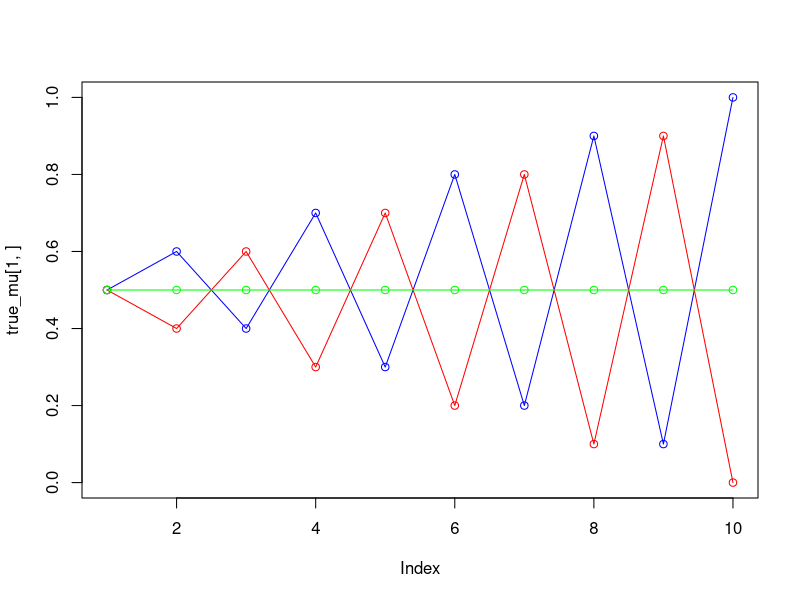
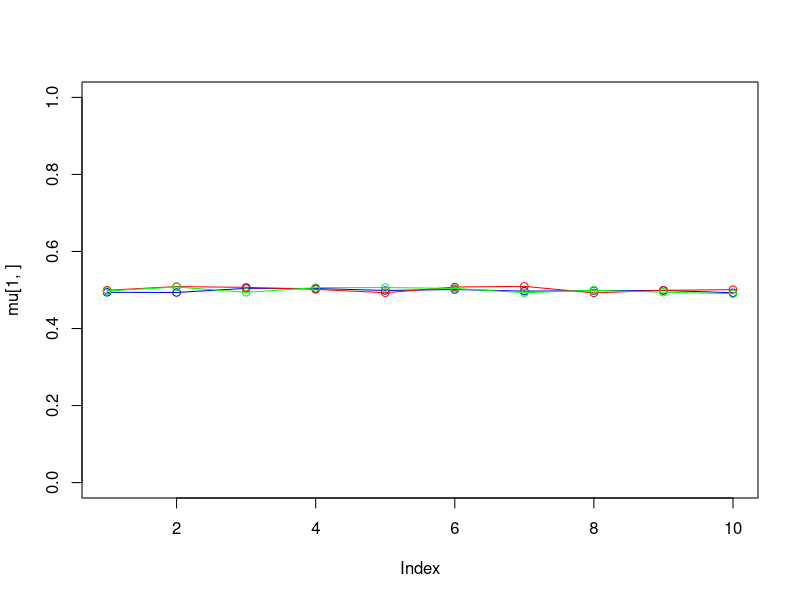
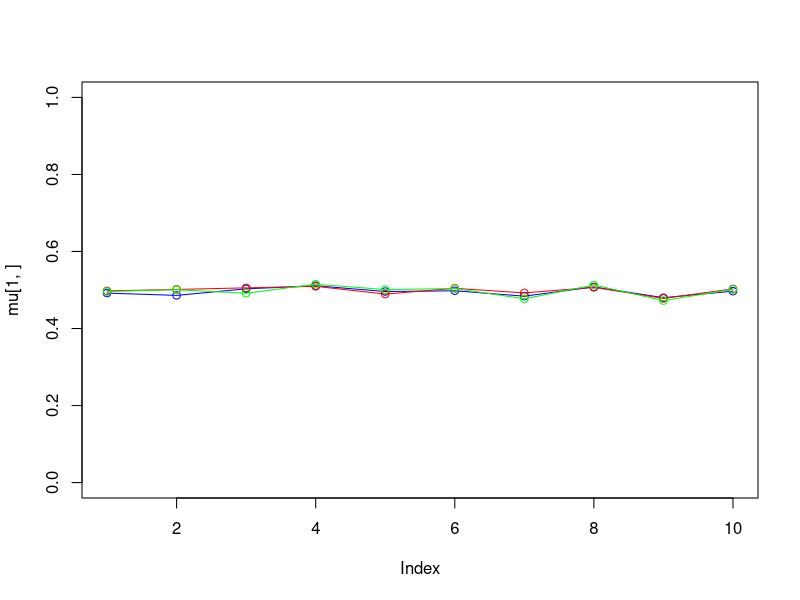
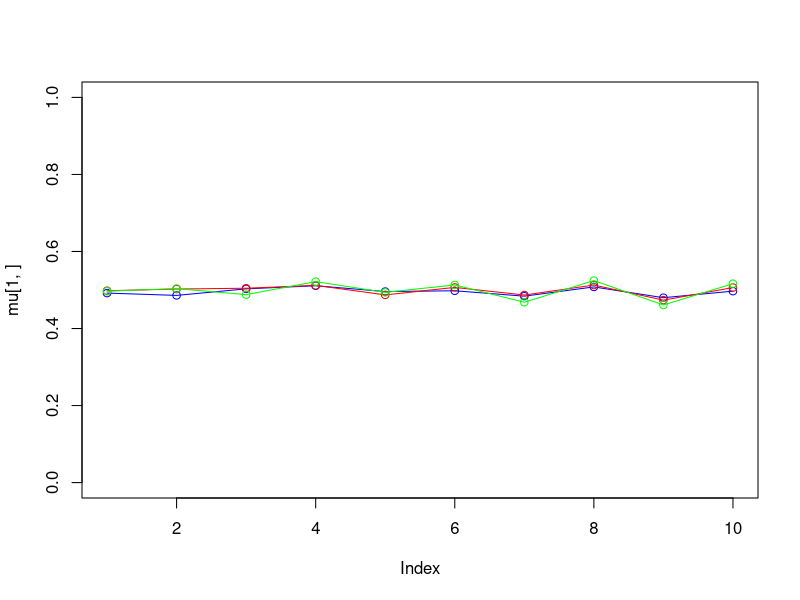
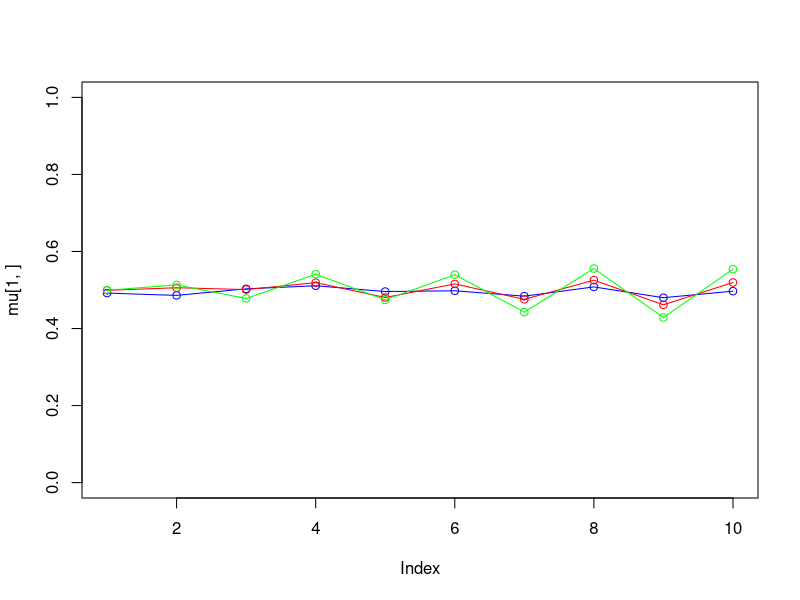
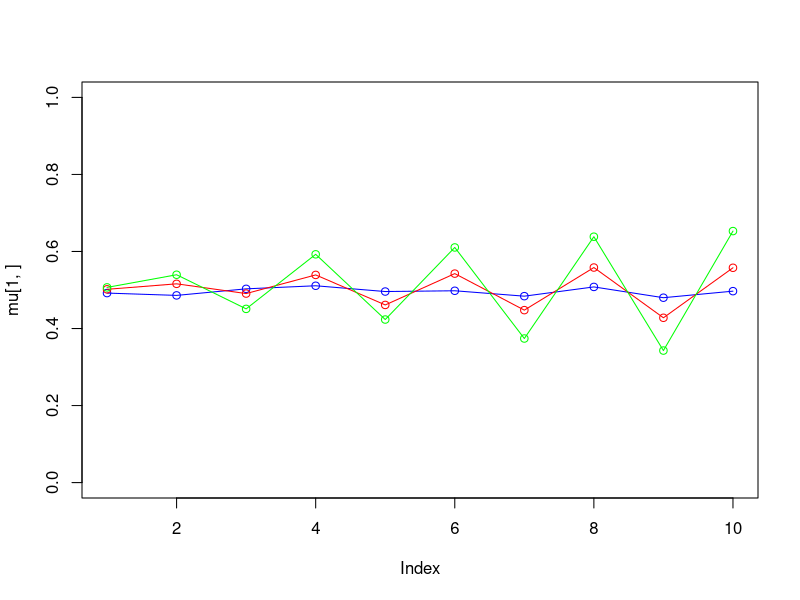
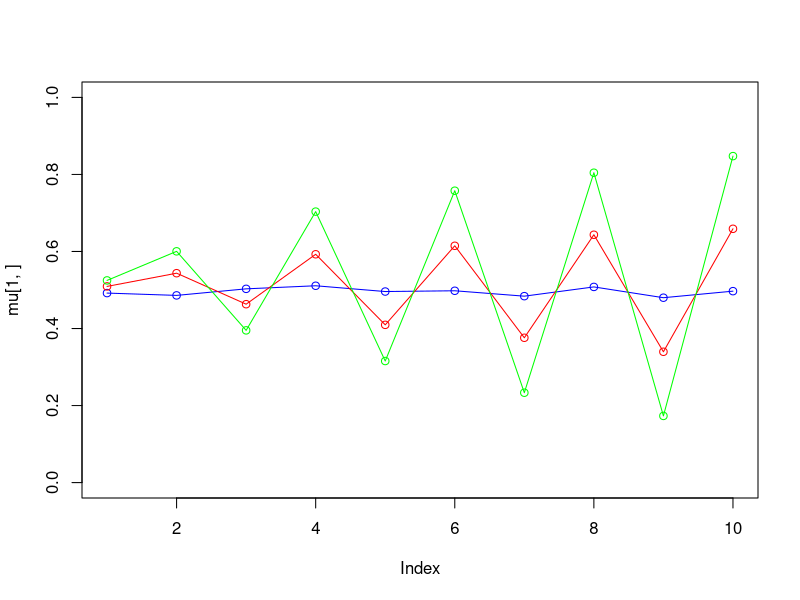
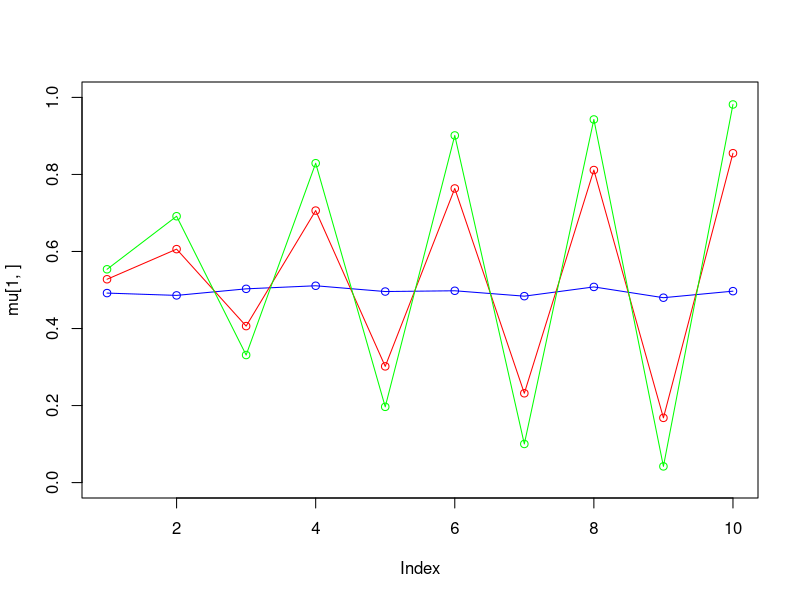

The R source for these figures, in order:
## ---- chunk 1
knitr::opts_chunk$set(echo = TRUE)
## ---- chunk 2

## ---- chunk 3
set.seed(1234567890)

max_it <- 100 # max number of EM iterations
min_change <- 0.1 # min change in log lik between two consecutive iterations
n=1000 # number of training points
D=10 # number of dimensions
x <- matrix(nrow=n, ncol=D) # training data

true_pi <- vector(length = 3) # true mixing coefficients
true_mu <- matrix(nrow=3, ncol=D) # true conditional distributions
true_pi=c(1/3, 1/3, 1/3)
true_mu[1,]=c(0.5,0.6,0.4,0.7,0.3,0.8,0.2,0.9,0.1,1)
true_mu[2,]=c(0.5,0.4,0.6,0.3,0.7,0.2,0.8,0.1,0.9,0)
true_mu[3,]=c(0.5,0.5,0.5,0.5,0.5,0.5,0.5,0.5,0.5,0.5)
plot(true_mu[1,], type="o", col="blue", ylim=c(0,1))
points(true_mu[2,], type="o", col="red")
points(true_mu[3,], type="o", col="green")

# Producing the training data
for(i in 1:n) {
  m <- sample(1:3,1,prob=true_pi)
  for(d in 1:D) {
    x[i,d] <- rbinom(1,1,true_mu[m,d])
  }
}

M=3 # number of clusters
w <- matrix(nrow=n, ncol=M) # weights
pi <- vector(length = M) # mixing coefficients
mu <- matrix(nrow=M, ncol=D) # conditional distributions
llik <- vector(length = max_it) # log likelihood of the EM iterations

# Random initialization of the parameters
pi <- runif(M,0.49,0.51)
pi <- pi / sum(pi)
for(m in 1:M) {
  mu[m,] <- runif(D,0.49,0.51)
}
pi
mu

for(it in 1:max_it) {
  plot(mu[1,], type="o", col="blue", ylim=c(0,1))
  points(mu[2,], type="o", col="red")
  points(mu[3,], type="o", col="green")
  #points(mu[4,], type="o", col="yellow")
  Sys.sleep(0.5)
  
  # E-step: Computation of the weights
  # Compute x given y=m probabilities
  bern <- matrix(nrow=n, ncol=M)
  for (i in 1:n) {
    for (m in 1:M) {
      v_bern <- vector()
      for (d in 1:D) {
          bern_im <- mu[m, d] ^ x[i, d] * (1 - mu[m, d]) ^ (1 - x[i, d])  
          v_bern <- append(v_bern, bern_im)
      }
      bern[i, m] <- pi[m] * prod(v_bern)
    }
  }
  
  # Compute weights according to P(y=m|x) = P(x|y=m)P(y=m) / P(x)
  for (i in 1:n) {
    for (m in 1:M) {
      w[i, m] <- bern[i, m] * pi[m] / sum(bern[i]) 
    }
  }
  
  # Compute new pi and mu from weights
  pi <- 1 / n * colSums(w)
  
  mu[1,] <- 1 / sum(w[, 1]) * colSums(w[, 1] * x)
  mu[2,] <- 1 / sum(w[, 2]) * colSums(w[, 2] * x)
  mu[3,] <- 1 / sum(w[, 3]) * colSums(w[, 3] * x)
  
  #Log likelihood computation.
  
  
  cat("iteration: ", it, "log likelihood: ", llik[it], "\n")
  flush.console()
  # Stop if the log likelihood has not changed significantly
  # Your code here
  
  #M-step: ML parameter estimation from the data and weights
  # Your code here
  
}

pi
mu
plot(llik[1:it], type="o")
